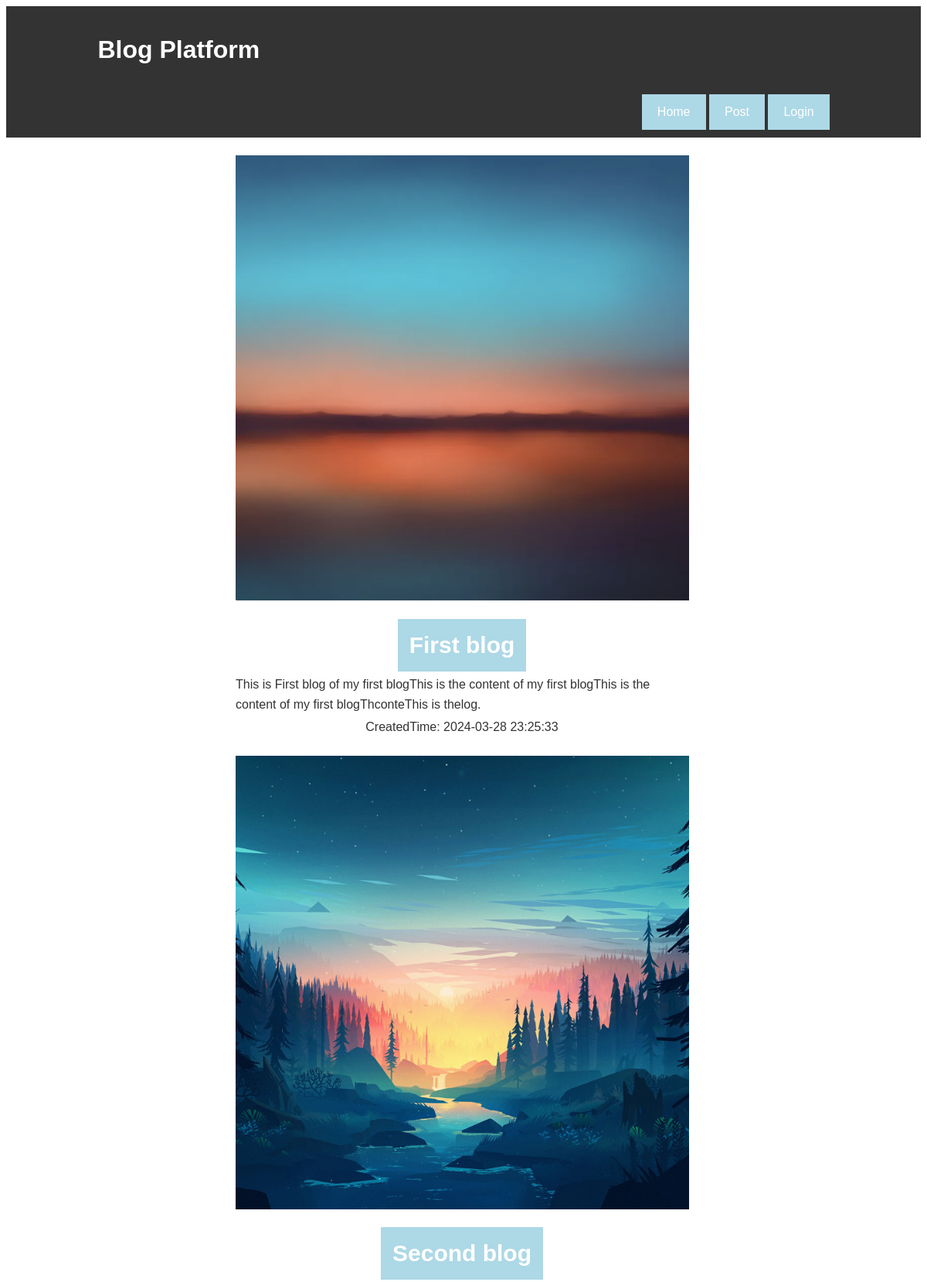
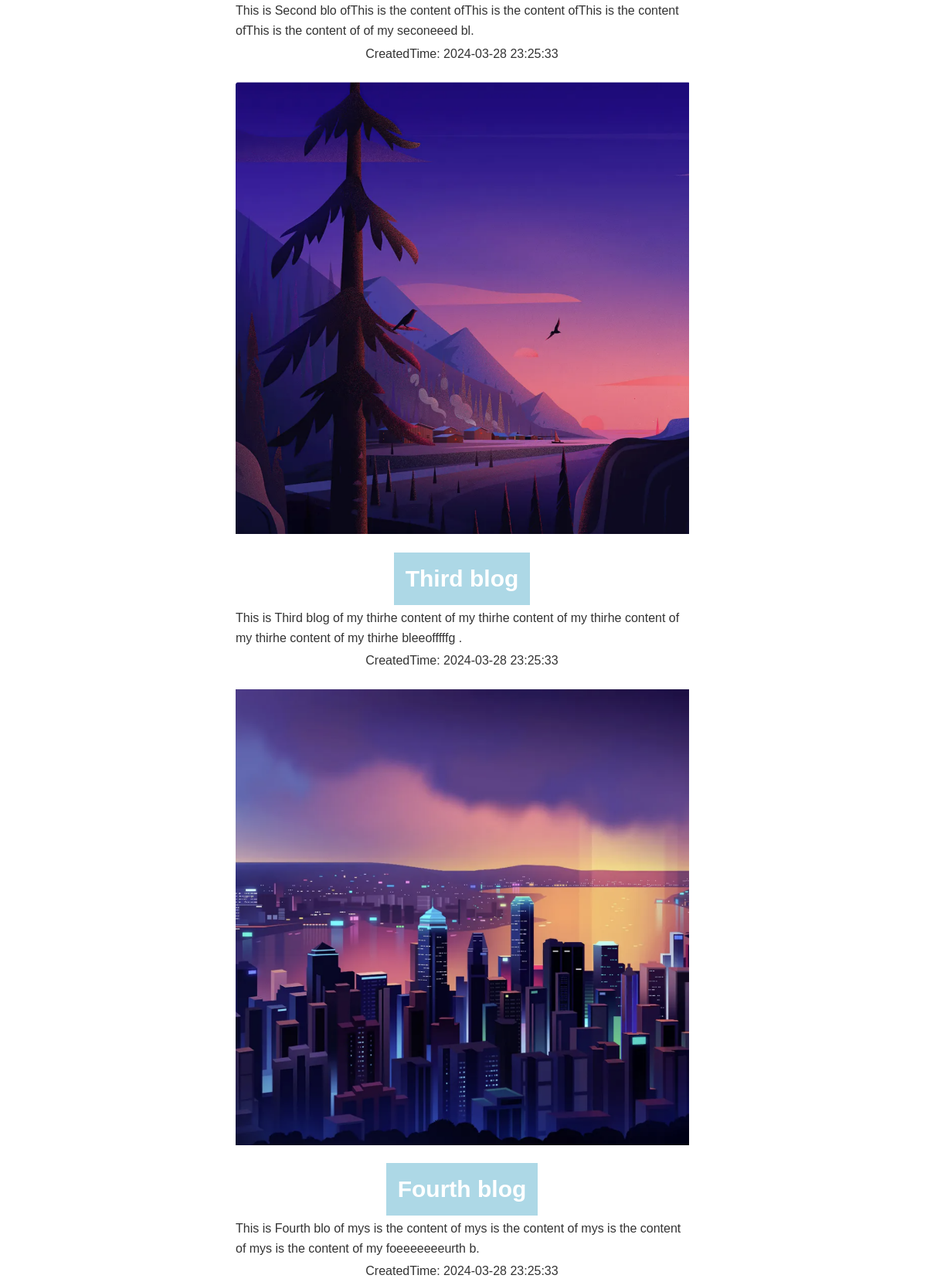
The page / (upper part) on the database its author committed (2 pictures, top to bottom).
### tables this page shows
CREATE TABLE Blogs (
                       blogID INT AUTO_INCREMENT PRIMARY KEY,
                       userID INT,
                       title VARCHAR(255) ,
                       content TEXT ,
                       imageUrl VARCHAR(255) ,
                       createdTime DATETIME DEFAULT CURRENT_TIMESTAMP,
                       updatedTime DATETIME ON UPDATE CURRENT_TIMESTAMP
);

### dao/abstractDAO.php (called while the page is built, shortened)
<?php
class abstractDAO {
    protected static $DB_HOST = "127.0.0.1";
    protected static $DB_USERNAME = "cst8285";
    protected static $DB_PASSWORD = "password";
    protected static $DB_DATABASE = "cst8285";
    function __construct() {
        try{
            $this->mysqli = new mysqli(self::$DB_HOST, self::$DB_USERNAME,
                self::$DB_PASSWORD, self::$DB_DATABASE,3308);
        }catch(mysqli_sql_exception $e){
            throw $e;
        }
    }
}
?>

### dao/blogDAO.php (called while the page is built, shortened)
<?php
require_once('abstractDAO.php');
require_once('./model/blog.php');
class blogDAO extends abstractDAO{
    public function getBlogs(){
        $result = $this->mysqli->query('SELECT b.blogID, b.title, b.content, b.imageUrl, b.createdTime, b.updatedTime FROM Blogs b');
        $arrBlog = Array();
        if($result->num_rows >= 1){
            while($row = $result->fetch_assoc()){
                $blog = new blog($row['blogID'], $row['title'], $row['content'], $row['imageUrl'], $row['createdTime'], $row['updatedTime']);
                $arrBlog[] = $blog;
            }
            return $arrBlog;
        }
        return false;
    }
}

### model/blog.php (called while the page is built, shortened)
<?php
class blog
{
    private $blogID;
    private $title;
    private $content;
    private $imageUrl;
    private $createdTime;
    public function __construct($blogID, $title, $content, $imageUrl, $createdTime, $updatedTime)
    {
        if ($blogID !== null) {
            $this->blogID = $blogID;
        }
        $this->title = $title;
        $this->content = $content;
        $this->imageUrl = $imageUrl;
        $this->createdTime = $createdTime;
    }
    public function getBlogID()
    {
        return $this->blogID;
    }
    public function getTitle()
    {
        return $this->title;
    }
    public function getContent()
    {
        return $this->content;
    }
    public function getImageUrl()
    {
        return $this->imageUrl;
    }
    public function getCreatedTime()
    {
        return $this->createdTime;
    }
}
?>

### index.php (the view, shortened to what this page needs)
<?php require_once('./dao/blogDAO.php'); ?>
<!DOCTYPE html>
<html>
<head>
    <link rel="stylesheet" href="styles/style.css">
</head>
<body>
<?php
include "header.php"
?>
<?php
try{
$blogDAO = new blogDAO();
    $blogs = $blogDAO->getBlogs();
    if($blogs){
        echo '<table class="form_showblog">';
        foreach($blogs as $postBlg){
            echo '<tr style="text-align: center;">';
            echo '<td><img src="' . $postBlg->getImageUrl() . '" alt="ImageUrl ' . $postBlg->getBlogId() . '" style="width:50%; height:20%; padding-left:50px; padding-right: 50px; padding-bottom:2px; padding-top:20px; text-align: center;"></td>';
            echo '<td><tr><td style="text-align: center; font-size: 30px; font-weight: bold;"><a href=\'edit_blog.php?blogID='. $postBlg->getBlogId() . '\'>' . $postBlg->getTitle() . '</a></td></tr><tr><td style="padding-left:25%; padding-right: 25%; text-align: left;">' . $postBlg->getContent() . '</td></tr></td>';
            echo '<td style="text-align: center;">' . '<span>CreatedTime: </span>'.$postBlg->getCreatedTime() . '</td>';
            echo '</tr>';
        }
    }
    }catch(Exception $e){
        echo '<h3>Error on page.</h3>';
        echo '<p>' . $e->getMessage() . '</p>';
    }
    ?>
<?php
include "footer.php"
?>
</body>
</html>

### header.php (shortened to what this page needs)
<head>
    <link rel="stylesheet" href="styles/style.css">
</head>
<header class="blog-header">
    <div class="container">
        <h1>Blog Platform</h1>
        <nav class="blog-nav">
            <a href="index.php">Home</a>
            <a href="post_blog.php">Post</a>
            <?php if (isset($_SESSION['userName'])): ?>
                <a href="index.php"><?php echo htmlspecialchars($_SESSION['userName']); ?></a>
                <a href="logout.php">Logout</a>
            <?php else: ?>
                <a href="login.php">Login</a>
            <?php endif; ?>
        </nav>
    </div>
</header>

### footer.php (shortened to what this page needs)
</body>
</html>

### styles/style.css (style rules this page uses)
body { font-family: Arial, sans-serif; line-height: 1.6; color: #333; padding-bottom: 100px; }
.blog-header { background-color: #333; color: #fff; padding: 10px 0; }
.container { width: 80%; margin: auto; overflow: hidden; }
.blog-nav { float: right; }
.blog-nav a { color: #fff; text-decoration: none; padding: 10px 20px; display: inline-block; }
header, footer { background-color: burlywood; padding: 5px 5px; color: rgb(16, 16, 107); }
.form_showblog { border: lightgreen; }
a { display: inline-block; margin-top: 10px; padding: 10px 15px; background-color: lightblue; color: white; text-decoration: none; }

### rows shown on the page
blogs: imageUrl (picture), title "First blog", content "This is First blog of my first blogThis is the content of my first blogThis is the content of my first blogThconteThis is thelog.", createdTime "2024-03-28 23:25:33"
blogs: imageUrl (picture), title "Second blog", content "This is Second blo ofThis is the content ofThis is the content ofThis is the content ofThis is the content of of my seconeeed bl.", createdTime "2024-03-28 23:25:33"
blogs: imageUrl (picture), title "Third blog", content "This is Third blog of my thirhe content of my thirhe content of my thirhe content of my thirhe content of my thirhe bleeofffffg .", createdTime "2024-03-28 23:25:33"
blogs: imageUrl (picture), title "Fourth blog", content "This is Fourth blo of mys is the content of mys is the content of mys is the content of mys is the content of my foeeeeeeeurth b.", createdTime "2024-03-28 23:25:33"
